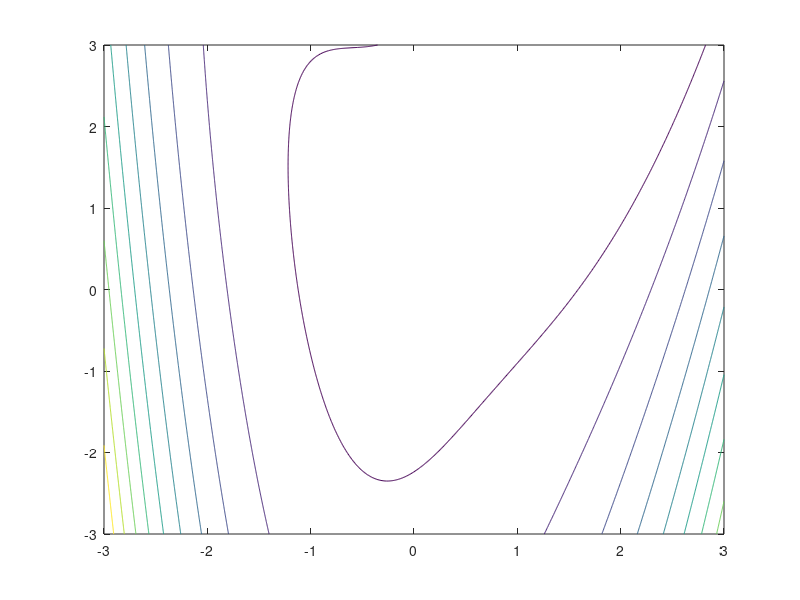
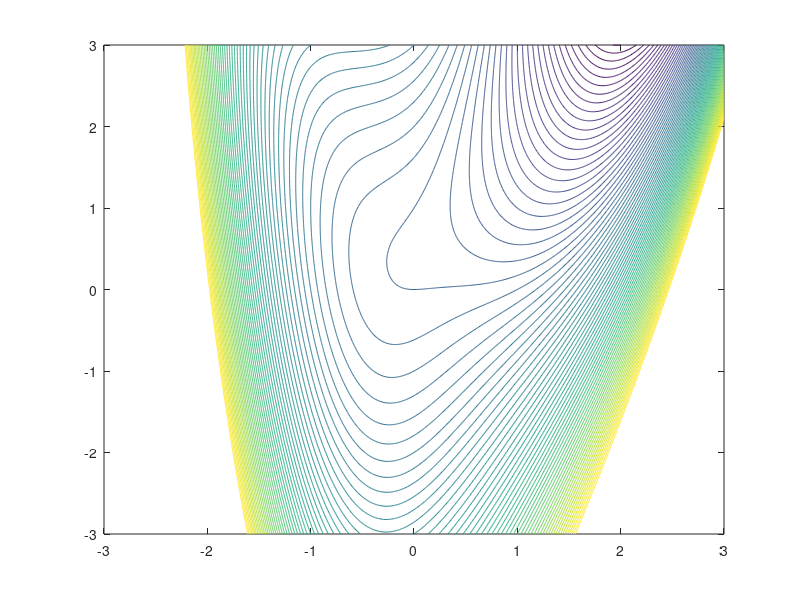
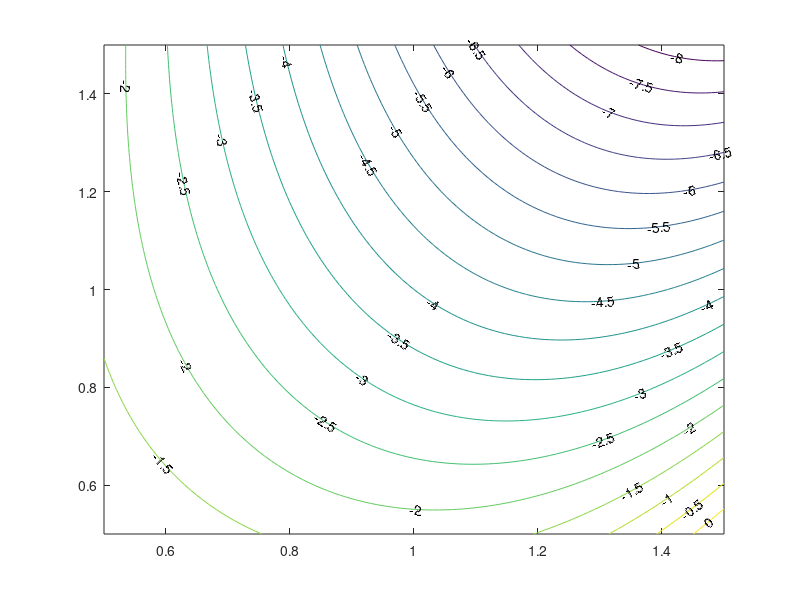
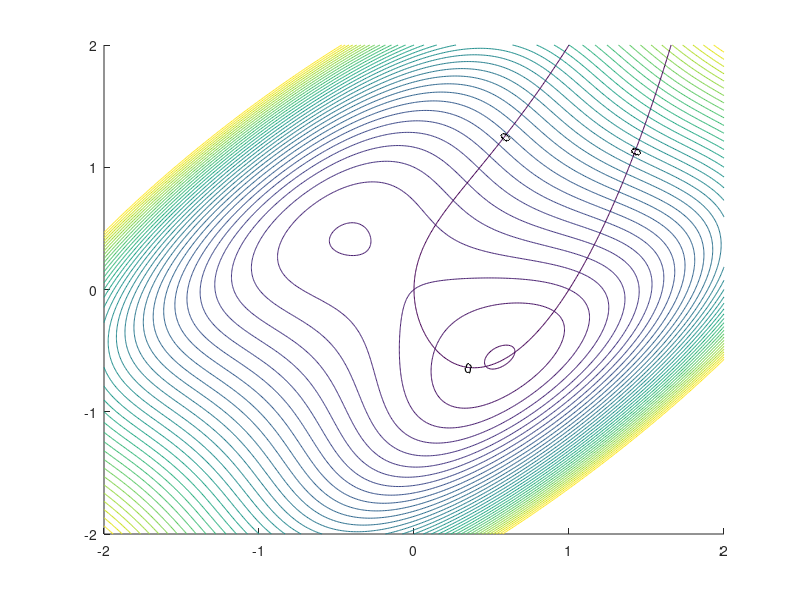

MATLAB code for these plots, in order:
clear all; clc;

x=[-3:0.01:3];
y=[-3:0.01:3];
[x1,x2]=meshgrid(x,y);
f = -x2-2.*x1.*x2+x1.^2 +x2.^2-3.*(x1.^2).*x2-2.*(x1.^3)+2.*(x1.^4);

figure(1)
contour(x1,x2,f);

%%
% looking at more levels

figure(2)
contour(x1,x2,f, [-50:50]);

%%
% at (1, 1) f= -4

clear all; clc;

x=[0.5:0.01:1.5];
y=[0.5:0.01:1.5];
[x1,x2]=meshgrid(x,y);
f11 = -x2-2.*x1.*x2+x1.^2 +x2.^2-3.*(x1.^2).*x2-2.*(x1.^3)+2.*(x1.^4);

figure(3)
contour(x1,x2,f11,[-10:0.5:0], 'ShowText','on');

% you can see from graph that function continuously decreases at this point
% which means that the function is unbounded. Can see roughly on the graph
% where the min for f is

%%
% adding a constraint for the min of f
clear all; clc;

x=[-2:0.01:2];
y=[-2:0.01:2];
[x1,x2]=meshgrid(x,y);
f22=(x2-x1).^4+8*x1.*x2-x1+x2+3;
g=x1.^4-2*x1.^2.*x2+x1.^2+x2.^2-2*x1;

figure(4)
hold on
contour(x1,x2,f22,[0:35]);

contour(x1,x2,g,[0,0],'ShowText','on'); % this plots a line where g=0
hold off

figure(5)
hold on
contour(x1,x2,f22,[0:35]);

contour(x1,x2,g,[1,1],'ShowText','on'); % this plots a line where g2<=1
hold off

%% 
% which one is active: g or g2?

figure(6)
hold on
contour(x1,x2,f22,[0:35]);

contour(x1,x2,g,[0,1],'ShowText','on'); % on this we see g= and g2<=1
hold off

% the objective value will not change as g1 is active (dominates) and g2 in
% inactive.

